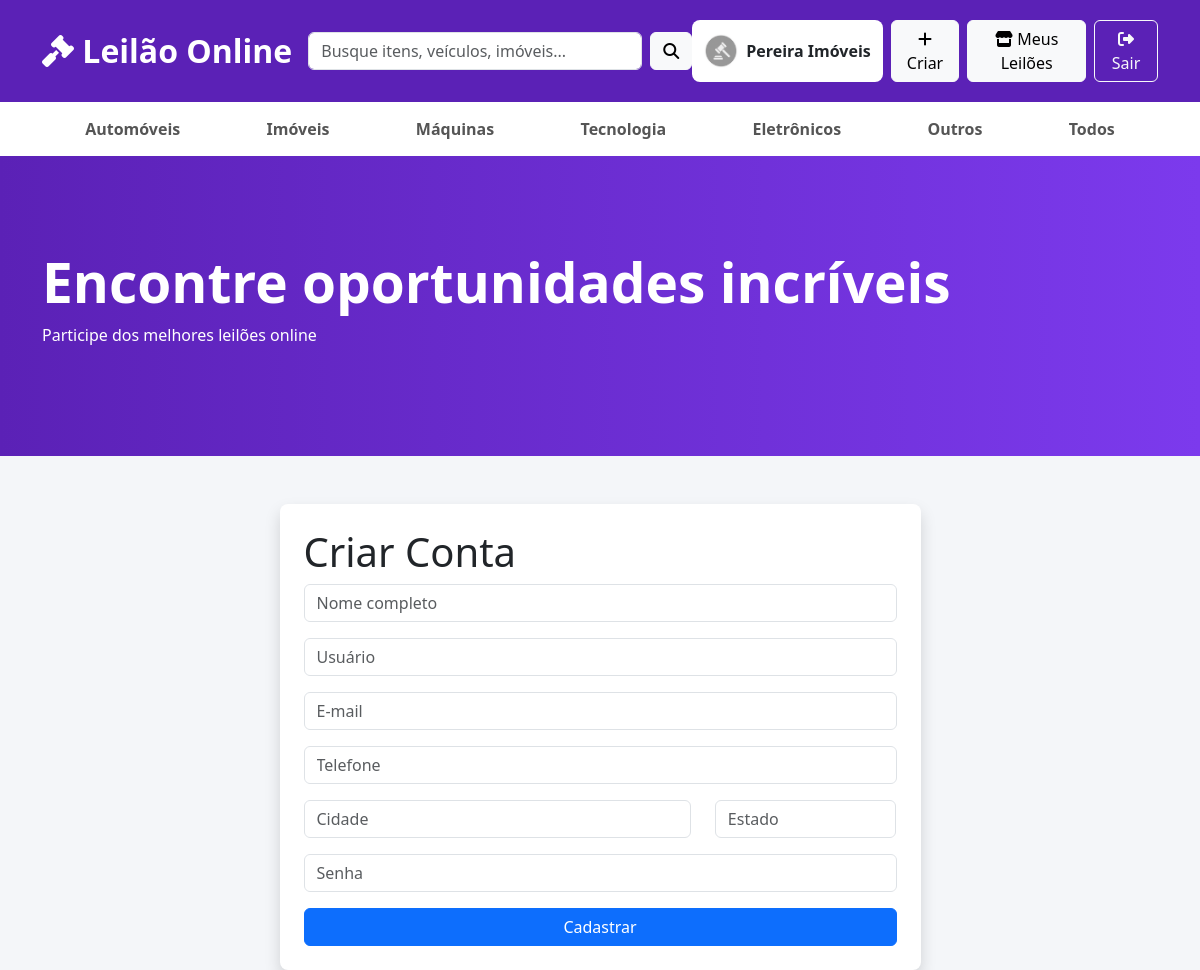
The app's page /cadastro (signed in) with its own data.
### app.py (models this page shows)
class User(UserMixin, db.Model):
    foto = db.Column(
    db.String(200),
    default=FOTO_PADRAO
)
    id = db.Column(
        db.Integer,
        primary_key=True
    )
    username = db.Column(
        db.String(50),
        unique=True,
        nullable=False
    )
    password = db.Column(
        db.String(255),
        nullable=False
    )
    role = db.Column(
        db.String(20),
        default='Usuario'
    )
    nome_completo = db.Column(
        db.String(120)
    )
    telefone = db.Column(
        db.String(30)
    )
    email = db.Column(
        db.String(120)
    )
    cidade = db.Column(
        db.String(80)
    )
    estado = db.Column(
        db.String(2)
    )
    nome_exibicao = db.Column(
        db.String(80)
    )
    biografia = db.Column(
        db.Text
    )
    criado_em = db.Column(
        db.DateTime,
        default=datetime.utcnow
    )
    motivo_banimento = db.Column(
        db.Text
    )
    data_banimento = db.Column(
        db.DateTime
    )
    data_desbanimento = db.Column(
        db.DateTime
    )
    pref_email = db.Column(
        db.Boolean,
        default=True
    )
    pref_novos_lances = db.Column(
        db.Boolean,
        default=True
    )
    pref_leiloes_encerrados = db.Column(
        db.Boolean,
        default=True
    )
    mostrar_cidade = db.Column(
        db.Boolean,
        default=True
    )
    mostrar_telefone = db.Column(
        db.Boolean,
        default=False
    )
    mostrar_email = db.Column(
        db.Boolean,
        default=False
    )
    banido = db.Column(
    db.Boolean,
    default=False
)

### app.py (the view, shortened to what this page needs)
@app.route('/cadastro', methods=['GET','POST'])
def cadastro():
    return render_template(
        'cadastro.html'
    )

### app.py (called while the page is built)
@login_manager.user_loader
def load_user(user_id):
    return User.query.get(int(user_id))

@app.before_request
def bloquear_usuario_banido():
    rotas_livres = {'login', 'logout', 'static', 'cadastro'}
    if (
        current_user.is_authenticated
        and current_user.banido
        and request.endpoint not in rotas_livres
    ):
        logout_user()
        flash("Sua conta foi suspensa. Entre em contato com a administração.")
        return redirect(url_for('login'))

### templates/cadastro.html
{% extends 'base.html' %}
{% block conteudo %}
<div class="row justify-content-center">
<div class="col-md-7">
<div class="card shadow p-4">
<h1>Criar Conta</h1>
<form method="POST">
<input type="text" name="nome_completo" class="form-control mb-3" placeholder="Nome completo" required>
<input type="text" name="username" class="form-control mb-3" placeholder="Usuário" required>
<input type="email" name="email" class="form-control mb-3" placeholder="E-mail" required>
<input type="tel" name="telefone" class="form-control mb-3" placeholder="Telefone" required>
<div class="row">
<div class="col-md-8">
<input type="text" name="cidade" class="form-control mb-3" placeholder="Cidade" required>
</div>
<div class="col-md-4">
<input type="text" name="estado" class="form-control mb-3" placeholder="Estado" maxlength="2" required>
</div>
</div>
<input type="password" name="password" class="form-control mb-3" placeholder="Senha" required>
<button class="btn btn-primary w-100">Cadastrar</button>
</form>
</div>
</div>
</div>
{% endblock %}

### templates/base.html (shortened to what this page needs)
<!DOCTYPE html>
<html lang="pt-br">
<head>
<link
href="https://cdn.jsdelivr.net/npm/bootstrap@5.3.7/dist/css/bootstrap.min.css"
rel="stylesheet">
<link
rel="stylesheet"
href="{{ url_for('static', filename='style.css') }}">
<link
rel="stylesheet"
href="https://cdnjs.cloudflare.com/ajax/libs/font-awesome/6.5.2/css/all.min.css">
</head>
<body>
<nav class="navbar navbar-expand-lg topo">
<div class="container">
<a class="navbar-brand logo" href="/">
<i class="fa-solid fa-gavel"></i>
Leilão Online
</a>
<div
class="collapse navbar-collapse"
id="menu">
<form class="d-flex busca mx-auto">
<input
class="form-control"
placeholder="Busque itens, veículos, imóveis...">
<button
class="btn btn-light ms-2"
type="submit">
<i class="fa-solid fa-magnifying-glass"></i>
</button>
</form>
<div class="d-flex gap-2">
{% if current_user.is_authenticated %}
<a
href="{{ url_for('editar_perfil') }}"
class="nav-profile-link">
<img
src="{{ url_for('static', filename='uploads/' + (current_user.foto or 'sem-imagem.png')) }}"
alt="Foto de perfil"
class="nav-avatar">
<span>{{ current_user.nome_exibicao or current_user.nome_completo or current_user.username }}</span>
</a>
<a
href="/criar_leilao"
class="btn btn-light">
<i class="fa-solid fa-plus"></i>
Criar
</a>
<a
href="/meus_leiloes"
class="btn btn-light">
<i class="fa-solid fa-store"></i>
Meus Leilões
</a>
<a
href="/logout"
class="btn btn-outline-light">
<i class="fa-solid fa-right-from-bracket"></i>
Sair
</a>
{% endif %}
</div>
</div>
</div>
</nav>
<div class="categorias">
<div class="container">
<a href="/?categoria=Automóveis">
Automóveis
</a>
<a href="/?categoria=Imóveis">
Imóveis
</a>
<a href="/?categoria=Máquinas">
Máquinas
</a>
<a href="/?categoria=Tecnologia">
Tecnologia
</a>
<a href="/?categoria=Eletrônicos">
Eletrônicos
</a>
<a href="/?categoria=Outros">
Outros
</a>
<a href="/">
Todos
</a>
</div>
</div>
<div class="banner">
<div class="container">
<h1>
Encontre oportunidades incríveis
</h1>
<p>
Participe dos melhores leilões online
</p>
</div>
</div>
<div class="container mt-5">
{% block conteudo %}
{% endblock %}
</div>
</body>
</html>

### static/style.css (style rules this page uses)
body { background:#f4f6f9; }
.topo { background:#5b21b6; padding:20px; }
.logo { font-size:32px; font-weight:bold; color:white !important; }
.busca { width:50%; }
.categorias { background:white; padding:15px; box-shadow:0 2px 10px rgba(0,0,0,.08); }
.categorias .container { display:flex; justify-content:space-around; flex-wrap:wrap; }
.categorias a { text-decoration:none; color:#555; font-weight:bold; }
.banner { height:300px; background:linear-gradient( 90deg, #5b21b6, #7c3aed ); color:white; display:flex; align-items:center; }
.banner h1 { font-size:55px; font-weight:bold; }
.card { border:none; border-radius:8px; overflow:hidden; transition:.4s; }
.nav-profile-link { display:flex; align-items:center; gap:8px; padding:6px 12px; border-radius:8px; background:white; color:#212529; text-decoration:none; font-weight:600; max-width:220px; }
.nav-profile-link span { overflow:hidden; text-overflow:ellipsis; white-space:nowrap; }
.nav-avatar, .seller-avatar-sm { width:34px; height:34px; border-radius:50%; object-fit:cover; flex:0 0 auto; }
img.nav-avatar, img.seller-avatar-sm { height:34px; }

### records on screen
User: foto (picture), nome_exibicao "Pereira Imóveis"
